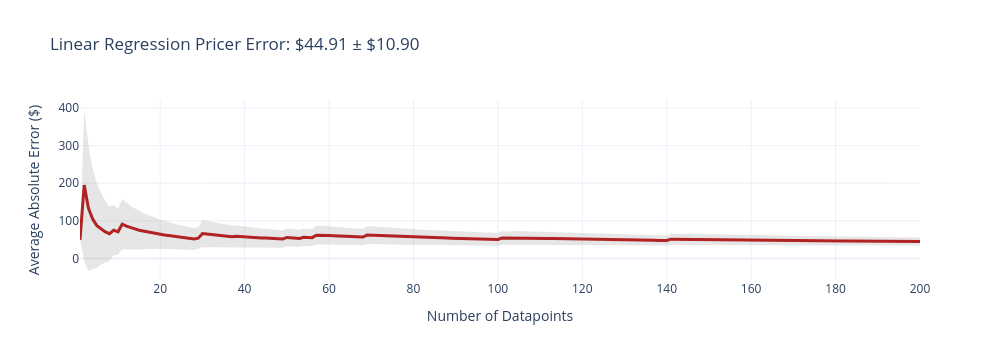
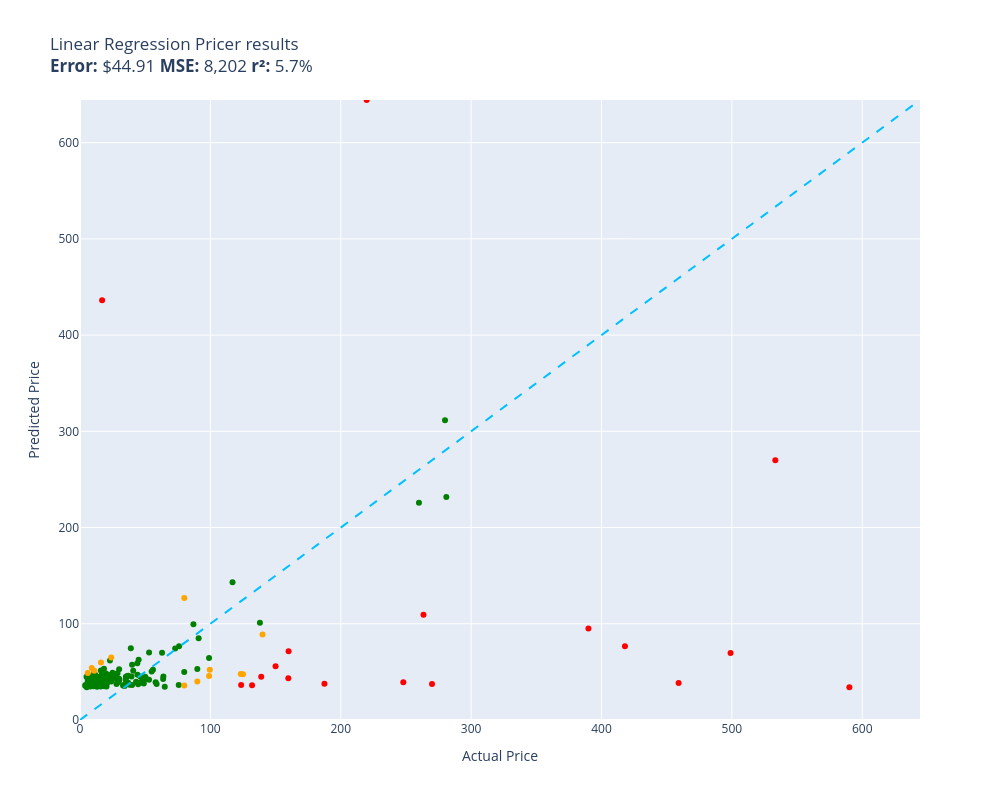

These figures' notebook cell, in order:
### Code cell
evaluate(linear_regression_pricer, test)

### Figure 1 — Plotly figure (JSON) as saved in the notebook; plotly's stock layout.template omitted (floating-point values rounded to 4 significant figures; data arrays with more than 128 entries replaced by an {"elided": "..."} marker saying what was removed)
{"data": [{"fill": "toself", "fillcolor": "rgba(128,128,128,0.2)", "hoverinfo": "skip", "line": {"color": "rgba(255,255,255,0)"}, "name": "95% CI", "showlegend": false, "type": "scatter", "x": {"elided": "400 int values"}, "y": {"elided": "400 float values"}}, {"customdata": {"elided": "200x1 float values"}, "hovertemplate": "n=%{x}<br>Avg Error=$%{y:,.2f}<br>±95% CI=$%{customdata[0]:,.2f}<extra></extra>", "line": {"color": "firebrick", "width": 3}, "mode": "lines", "name": "Cumulative Avg Error", "type": "scatter", "x": {"elided": "200 int values"}, "y": {"elided": "200 float values"}}], "layout": {"height": 360, "showlegend": false, "title": {"text": "Linear Regression Pricer Error: $44.91 ± $10.90"}, "width": 1000, "xaxis": {"title": {"text": "Number of Datapoints"}}, "yaxis": {"title": {"text": "Average Absolute Error ($)"}}}}

### Figure 2 — Plotly figure (JSON) as saved in the notebook; plotly's stock layout.template omitted (floating-point values rounded to 4 significant figures; data arrays with more than 128 entries replaced by an {"elided": "..."} marker saying what was removed)
{"data": [{"customdata": {"elided": "169x1 str values"}, "hovertemplate": "%{customdata[0]}<extra></extra>", "legendgroup": "green", "marker": {"color": "green", "size": 6, "symbol": "circle"}, "mode": "markers", "name": "green", "orientation": "v", "showlegend": true, "type": "scatter", "x": {"elided": "169 float values"}, "xaxis": "x", "y": {"elided": "169 float values"}, "yaxis": "y"}, {"customdata": [["Canon 5005B002 Document Scanner DR-C125\nGuess=$76.75 Actual=$418.00"], ["Yeastar TG100 NeoGate GSM Gateway VoIP P...\nGuess=$37.75 Actual=$187.50"], ["LJ Hutchen Bb Trumpet with Plush-Lined C...\nGuess=$95.07 Actual=$389.99"], ["Samsung DE92-03960L Range Oven Control B...\nGuess=$43.51 Actual=$159.78"], ["Royal Linen Textured 4\" x 6\" inch 80# Co...\nGuess=$436.28 Actual=$16.95"], ["Case of 100, Corrugated Brochure Holders...\nGuess=$45.03 Actual=$139.00"], ["ZLX-15BT 15-inch 1000-Watt Bluetooth Pow...\nGuess=$269.95 Actual=$533.33"], ["KDC20i Bluetooth Barcode Scanner\nGuess=$37.41 Actual=$270.00"], ["Epiphone Les Paul Muse (Jet Black Metall...\nGuess=$69.63 Actual=$499.00"], ["GREATMEET 3 Drawer Lateral File Cabinet ...\nGuess=$644.30 Actual=$219.87"], ["Panduit LS8E-KIT Thermal Transfer Printe...\nGuess=$38.49 Actual=$459.15"], ["Honeywell 3800G Handheld Barcode Scanner...\nGuess=$39.28 Actual=$247.98"], ["Rapid 105 Electric Stapler\nGuess=$34.00 Actual=$590.12"], ["Vandoren LC01PGP Optimum Bb Clarinet Lig...\nGuess=$36.06 Actual=$131.99"], ["CHAUVET DJ (CHDDJ) 2 Quad Color, RGBW & ...\nGuess=$71.40 Actual=$159.99"], ["Rubbermaid 252300Bge Rolling Step Stool ...\nGuess=$36.39 Actual=$123.60"], ["Glory Bb Pocket Trumpet with Case, Tuner...\nGuess=$55.92 Actual=$149.99"], ["Framed Natural Cork Board Bulletin Board...\nGuess=$109.46 Actual=$263.47"]], "hovertemplate": "%{customdata[0]}<extra></extra>", "legendgroup": "red", "marker": {"color": "red", "size": 6, "symbol": "circle"}, "mode": "markers", "name": "red", "orientation": "v", "showlegend": true, "type": "scatter", "x": [418.0, 187.5, 390.0, 159.8, 16.95, 139.0, 533.3, 270.0, 499.0, 219.9, 459.1, 248.0, 590.1, 132.0, 160.0, 123.6, 150.0, 263.5], "xaxis": "x", "y": [76.75, 37.75, 95.07, 43.51, 436.3, 45.03, 270.0, 37.41, 69.63, 644.3, 38.49, 39.28, 34.0, 36.06, 71.4, 36.39, 55.92, 109.5], "yaxis": "y"}, {"customdata": [["JICO replacement Shure N44-7 CLUB stylus\nGuess=$35.95 Actual=$79.99"], ["Edvotek 284 Laboratory Kit 4 Plant Pigme...\nGuess=$47.42 Actual=$125.00"], ["HOZEON 70 Pack 8.5 x 11 Inch Brown Corru...\nGuess=$64.98 Actual=$23.99"], ["Canon Genuine Toner, Cartridge 119 II Bl...\nGuess=$47.81 Actual=$123.32"], ["YAROMO 12 Pieces Sublimation Blank Wrist...\nGuess=$51.15 Actual=$10.99"], ["Be Green Ink 52D1H00 521H Lexmark Replac...\nGuess=$52.28 Actual=$99.55"], ["Guitar Strap - Length Adjustable Guitar ...\nGuess=$54.01 Actual=$8.99"], ["Decksaver Pioneer DJ DJM-S7 Cover (DS-PC...\nGuess=$40.09 Actual=$89.99"], ["Phomemo Portable Thermal Printer M04AS 4...\nGuess=$45.74 Actual=$98.99"], ["Push Pin Travel Maps Personalized Vintag...\nGuess=$88.84 Actual=$139.99"], ["GHPKS British Flag Bunting Banner with 1...\nGuess=$48.87 Actual=$5.99"], ["1InTheOffice Spiral Notebook College Rul...\nGuess=$59.82 Actual=$16.09"], ["Monoprice 1x8 Bass Combo Amplifier, 20-W...\nGuess=$126.87 Actual=$79.99"]], "hovertemplate": "%{customdata[0]}<extra></extra>", "legendgroup": "orange", "marker": {"color": "orange", "size": 6, "symbol": "circle"}, "mode": "markers", "name": "orange", "orientation": "v", "showlegend": true, "type": "scatter", "x": [79.99, 125.0, 23.99, 123.3, 10.99, 99.55, 8.99, 89.99, 98.99, 140.0, 5.99, 16.09, 79.99], "xaxis": "x", "y": [35.95, 47.42, 64.98, 47.81, 51.15, 52.28, 54.01, 40.09, 45.74, 88.84, 48.87, 59.82, 126.9], "yaxis": "y"}, {"hoverinfo": "skip", "line": {"color": "deepskyblue", "dash": "dash", "width": 2}, "mode": "lines", "name": "y = x", "showlegend": false, "type": "scatter", "x": [0, 644.3], "y": [0, 644.3]}], "layout": {"height": 800, "legend": {"title": {"text": "color"}, "tracegroupgap": 0}, "showlegend": false, "title": {"text": "Linear Regression Pricer results<br><b>Error:</b> $44.91 <b>MSE:</b> 8,202 <b>r²:</b> 5.7%"}, "width": 1000, "xaxis": {"anchor": "y", "domain": [0, 1], "range": [0, 644.3], "title": {"text": "Actual Price"}}, "yaxis": {"anchor": "x", "domain": [0, 1], "range": [0, 644.3], "title": {"text": "Predicted Price"}}}}
